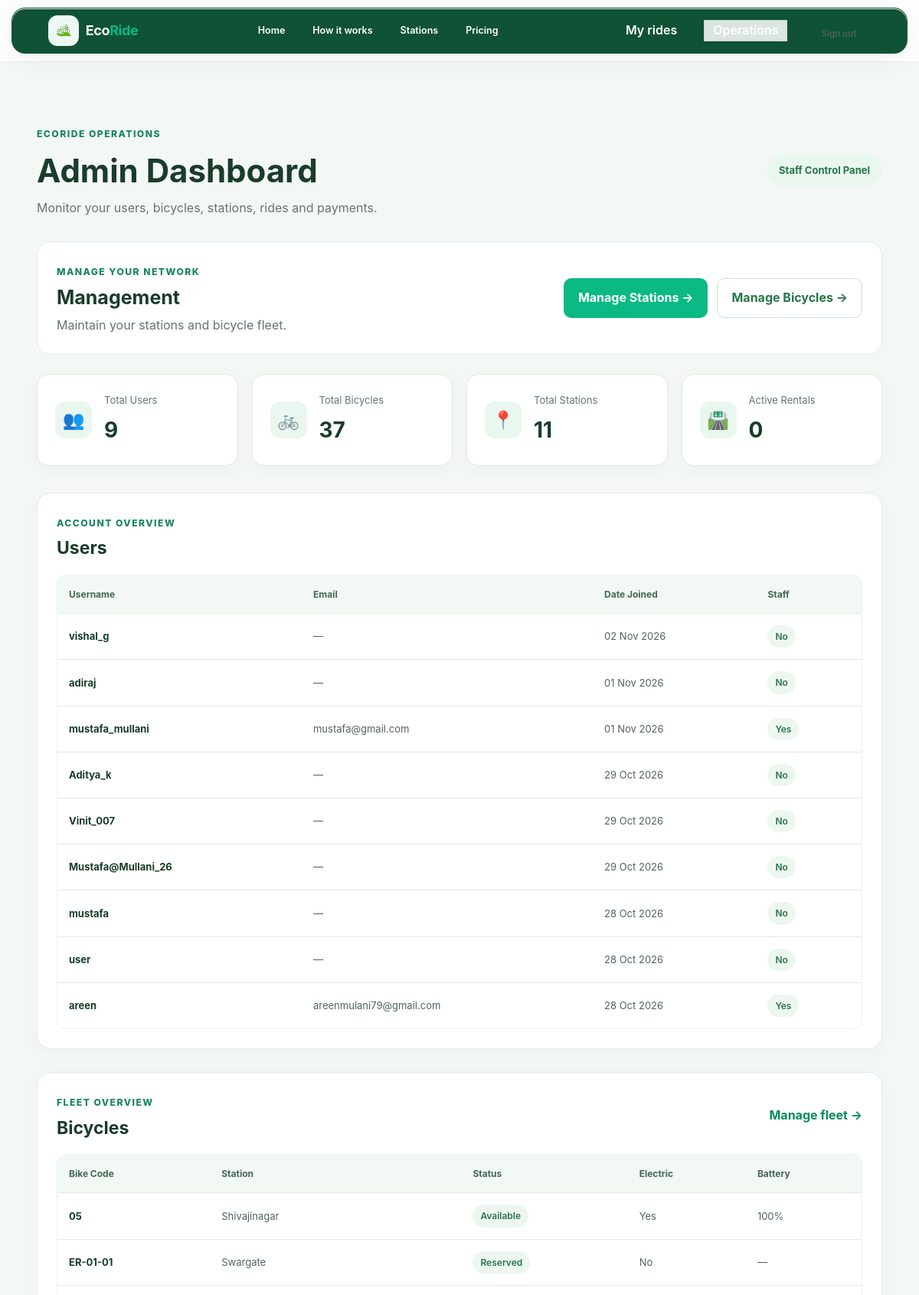
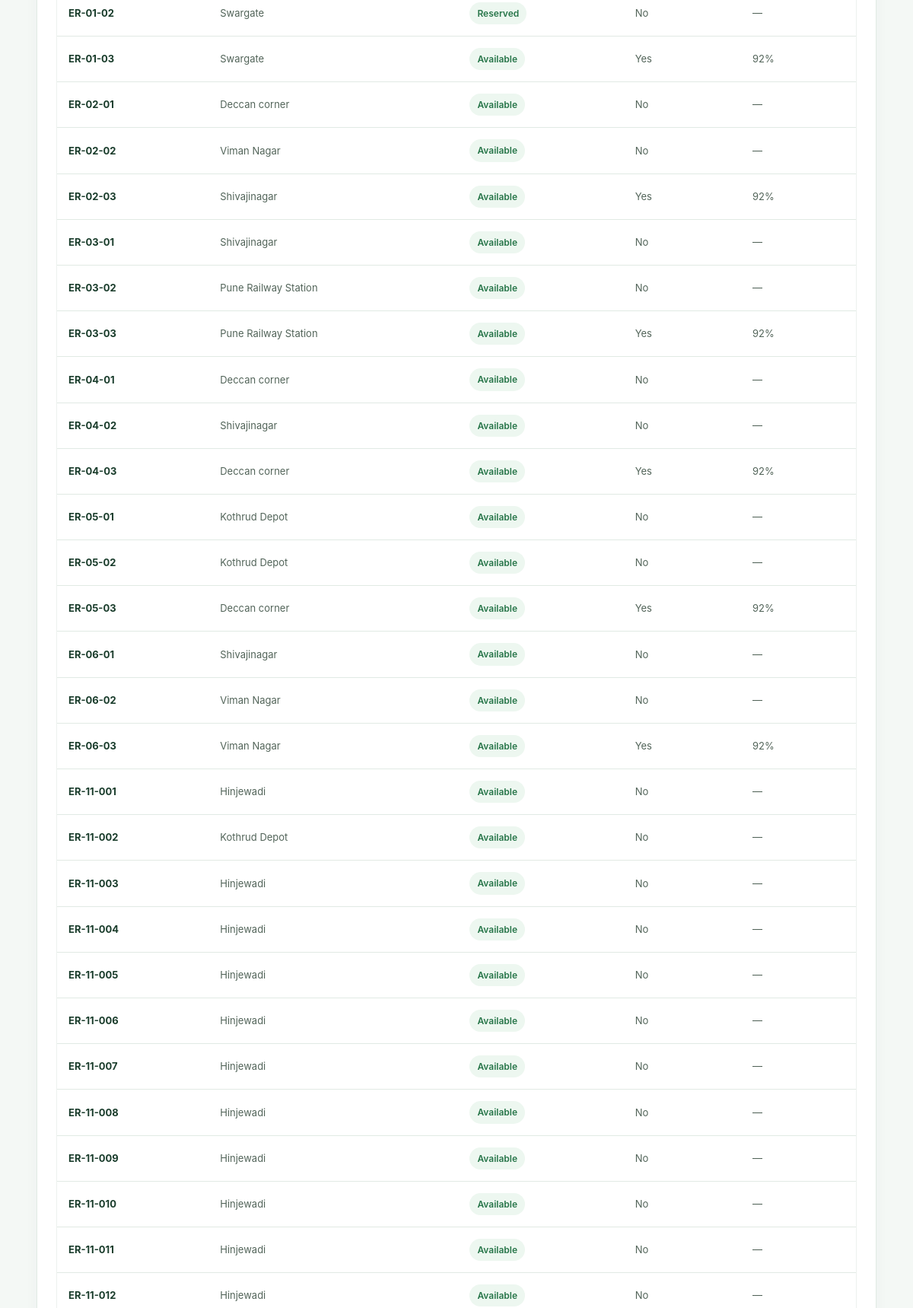
The page /staff/ (signed in, upper part) on the database its author committed (2 pictures, top to bottom).
### core/models.py (models this page shows, shortened)
class Bicycle(models.Model):
    class Status(models.TextChoices):
        AVAILABLE = "available", "Available"
        RESERVED = "reserved", "Reserved"
        RENTED = "rented", "Rented"
        MAINTENANCE = "maintenance", "Maintenance"
    station = models.ForeignKey(
        Station, related_name="bicycles", on_delete=models.PROTECT
    )
    code = models.CharField(max_length=30, unique=True)
    status = models.CharField(
        max_length=20, choices=Status.choices, default=Status.AVAILABLE
    )
    is_electric = models.BooleanField(default=False)
    battery_level = models.PositiveSmallIntegerField(default=100)
    class Meta:
        ordering = ["code"]
        constraints = [
            models.CheckConstraint(
                condition=Q(battery_level__lte=100), name="bike_battery_at_most_100"
            )
        ]

class Station(models.Model):
    name = models.CharField(max_length=100)
    address = models.CharField(max_length=255)
    latitude = models.DecimalField(max_digits=9, decimal_places=6)
    longitude = models.DecimalField(max_digits=9, decimal_places=6)
    capacity = models.PositiveIntegerField(default=12)
    is_active = models.BooleanField(default=True)
    class Meta:
        ordering = ["name"]
    @property
    def available_bike_count(self):
        return self.bicycles.filter(status=Bicycle.Status.AVAILABLE).count()

### core/views.py (the view)
# urls.py: path("staff/", views.staff_dashboard, name="staff_dashboard"),
@login_required
def staff_dashboard(request):
    if not request.user.is_staff:
        return HttpResponseForbidden("You are not authorized to access this page.")
    User = get_user_model()
    context = {
        "users": User.objects.all().order_by("-date_joined"),
        "bicycles": Bicycle.objects.select_related("station").all(),
        "stations": Station.objects.all(),
        "rentals": Rental.objects.select_related(
            "user", "bicycle", "start_station", "end_station"
        ).all(),
        "payments": Payment.objects.select_related("rental", "rental__user").all(),
        "total_users": User.objects.count(),
        "total_bicycles": Bicycle.objects.count(),
        "total_stations": Station.objects.count(),
        "active_rentals": Rental.objects.filter(
            status=Rental.Status.ACTIVE
        ).count(),
    }
    return render(request, "core/staff_dashboard.html", context)

### core/context_processors.py (called while the page is built)
def site_settings(request):
    return {
        "google_maps_api_key": settings.GOOGLE_MAPS_API_KEY,
        "razorpay_key_id": settings.RAZORPAY_KEY_ID,
        "payments_enabled": bool(
            settings.RAZORPAY_KEY_ID and settings.RAZORPAY_KEY_SECRET
        ),
    }

### core/models.py (called while the page is built)
    @property
    def amount_display(self):
        return Decimal(self.amount_minor_units) / Decimal("100")

### templates/core/staff_dashboard.html (shortened to what this page needs)
{% extends "base.html" %}
{% block content %}
<section class="eco-admin-page">
    <header class="eco-admin-header">
        <div>
            <span class="eco-eyebrow">EcoRide operations</span>
            <h1>Admin Dashboard</h1>
            <p>Monitor your users, bicycles, stations, rides and payments.</p>
        </div>
        <span class="eco-admin-badge">Staff Control Panel</span>
    </header>
    <section class="eco-admin-management">
        <div>
            <span class="eco-eyebrow">Manage your network</span>
            <h2>Management</h2>
            <p>Maintain your stations and bicycle fleet.</p>
        </div>
        <div class="eco-admin-actions">
            <a class="eco-primary-btn" href="{% url 'manage_stations' %}">
                Manage Stations →
            </a>
            <a class="eco-admin-secondary-btn" href="{% url 'manage_bicycles' %}">
                Manage Bicycles →
            </a>
        </div>
    </section>
    <section class="eco-admin-stats">
        <article class="eco-admin-stat-card">
            <span class="eco-admin-stat-icon">👥</span>
            <div>
                <p>Total Users</p>
                <strong>{{ total_users }}</strong>
            </div>
        </article>
        <article class="eco-admin-stat-card">
            <span class="eco-admin-stat-icon">🚲</span>
            <div>
                <p>Total Bicycles</p>
                <strong>{{ total_bicycles }}</strong>
            </div>
        </article>
        <article class="eco-admin-stat-card">
            <span class="eco-admin-stat-icon">📍</span>
            <div>
                <p>Total Stations</p>
                <strong>{{ total_stations }}</strong>
            </div>
        </article>
        <article class="eco-admin-stat-card">
            <span class="eco-admin-stat-icon">🛣️</span>
            <div>
                <p>Active Rentals</p>
                <strong>{{ active_rentals }}</strong>
            </div>
        </article>
    </section>
    <section class="eco-admin-section">
        <div class="eco-admin-section-heading">
            <div>
                <span class="eco-eyebrow">Account overview</span>
                <h2>Users</h2>
            </div>
        </div>
        <div class="eco-admin-table-wrap">
            <table class="eco-admin-table">
                <thead>
                    <tr>
                        <th>Username</th>
                        <th>Email</th>
                        <th>Date Joined</th>
                        <th>Staff</th>
                    </tr>
                </thead>
                <tbody>
                    {% for user in users %}
                    <tr>
                        <td><strong>{{ user.username }}</strong></td>
                        <td>{{ user.email|default:"—" }}</td>
                        <td>{{ user.date_joined|date:"d M Y" }}</td>
                        <td>
                            <span class="eco-admin-label">
                                {{ user.is_staff|yesno:"Yes,No" }}
                            </span>
                        </td>
                    </tr>
                    {% empty %}
                    <tr>
                        <td colspan="4" class="eco-admin-empty">
                            No users found.
                        </td>
                    </tr>
                    {% endfor %}
                </tbody>
            </table>
        </div>
    </section>
    <section class="eco-admin-section">
        <div class="eco-admin-section-heading">
            <div>
                <span class="eco-eyebrow">Fleet overview</span>
                <h2>Bicycles</h2>
            </div>
            <a class="eco-text-link" href="{% url 'manage_bicycles' %}">
                Manage fleet →
            </a>
        </div>
        <div class="eco-admin-table-wrap">
            <table class="eco-admin-table">
                <thead>
                    <tr>
                        <th>Bike Code</th>
                        <th>Station</th>
                        <th>Status</th>
                        <th>Electric</th>
                        <th>Battery</th>
                    </tr>
                </thead>
                <tbody>
                    {% for bike in bicycles %}
                    <tr>
                        <td><strong>{{ bike.code }}</strong></td>
                        <td>{{ bike.station.name }}</td>
                        <td>
                            <span class="eco-admin-label">
                                {{ bike.get_status_display }}
                            </span>
                        </td>
                        <td>{{ bike.is_electric|yesno:"Yes,No" }}</td>
                        <td>
                            {% if bike.is_electric %}
                                {{ bike.battery_level }}%
                            {% else %}
                                —
                            {% endif %}
                        </td>
                    </tr>
                    {% empty %}
                    <tr>
                        <td colspan="5" class="eco-admin-empty">
                            No bicycles found.
                        </td>
                    </tr>
                    {% endfor %}
                </tbody>
            </table>
        </div>
    </section>
</section>
{% endblock %}

### core/static/core/integrated/style.css (style rules this page uses)
* { margin: 0; padding: 0; box-sizing: border-box; }
html { scroll-behavior: smooth; overflow-x: hidden; }
body { font-family: -apple-system, BlinkMacSystemFont, "SF Pro Display", "Segoe UI", Roboto, Helvetica, Arial, sans-serif; background: #f7faf8; color: #17231f; overflow-x: hidden; }
button, a { font-family: inherit; }

### rows shown on the page
Bicycle: code "05", station.name "Shivajinagar", status "Available", is_electric "Yes", battery_level "100"
Bicycle: code "ER-01-01", station.name "Swargate", status "Reserved", is_electric "No"
Bicycle: code "ER-01-02", station.name "Swargate", status "Reserved", is_electric "No"
Bicycle: code "ER-01-03", station.name "Swargate", status "Available", is_electric "Yes", battery_level "92"
Bicycle: code "ER-02-01", station.name "Deccan corner", status "Available", is_electric "No"
Bicycle: code "ER-02-02", station.name "Viman Nagar", status "Available", is_electric "No"
Bicycle: code "ER-02-03", station.name "Shivajinagar", status "Available", is_electric "Yes", battery_level "92"
Bicycle: code "ER-03-01", station.name "Shivajinagar", status "Available", is_electric "No"
Bicycle: code "ER-03-02", station.name "Pune Railway Station", status "Available", is_electric "No"
Bicycle: code "ER-03-03", station.name "Pune Railway Station", status "Available", is_electric "Yes", battery_level "92"
Bicycle: code "ER-04-01", station.name "Deccan corner", status "Available", is_electric "No"
Bicycle: code "ER-04-02", station.name "Shivajinagar", status "Available", is_electric "No"
Bicycle: code "ER-04-03", station.name "Deccan corner", status "Available", is_electric "Yes", battery_level "92"
Bicycle: code "ER-05-01", station.name "Kothrud Depot", status "Available", is_electric "No"
Bicycle: code "ER-05-02", station.name "Kothrud Depot", status "Available", is_electric "No"
Bicycle: code "ER-05-03", station.name "Deccan corner", status "Available", is_electric "Yes", battery_level "92"
Bicycle: code "ER-06-01", station.name "Shivajinagar", status "Available", is_electric "No"
Bicycle: code "ER-06-02", station.name "Viman Nagar", status "Available", is_electric "No"
Bicycle: code "ER-06-03", station.name "Viman Nagar", status "Available", is_electric "Yes", battery_level "92"
Bicycle: code "ER-11-001", station.name "Hinjewadi", status "Available", is_electric "No"
Bicycle: code "ER-11-002", station.name "Kothrud Depot", status "Available", is_electric "No"
Bicycle: code "ER-11-003", station.name "Hinjewadi", status "Available", is_electric "No"
Bicycle: code "ER-11-004", station.name "Hinjewadi", status "Available", is_electric "No"
Bicycle: code "ER-11-005", station.name "Hinjewadi", status "Available", is_electric "No"
Bicycle: code "ER-11-006", station.name "Hinjewadi", status "Available", is_electric "No"
Bicycle: code "ER-11-007", station.name "Hinjewadi", status "Available", is_electric "No"
Bicycle: code "ER-11-008", station.name "Hinjewadi", status "Available", is_electric "No"
Bicycle: code "ER-11-009", station.name "Hinjewadi", status "Available", is_electric "No"
Bicycle: code "ER-11-010", station.name "Hinjewadi", status "Available", is_electric "No"
Bicycle: code "ER-11-011", station.name "Hinjewadi", status "Available", is_electric "No"
Bicycle: code "ER-11-012", station.name "Hinjewadi", status "Available", is_electric "No"

### other values the page prints
{{ total_users }} "9"
{{ total_bicycles }} "37"
{{ total_stations }} "11"
{{ active_rentals }} "0"
{{ user.username }} "vishal_g"
{{ user.email|default:"—" }} "—"
{{ user.date_joined|date:"d M Y" }} "02 Nov 2026"
{{ user.is_staff|yesno:"Yes,No" }} "No"
{{ user.username }} "adiraj"
{{ user.date_joined|date:"d M Y" }} "01 Nov 2026"
{{ user.username }} "mustafa_mullani"
{{ user.email|default:"—" }} "mustafa@gmail.com"
{{ user.is_staff|yesno:"Yes,No" }} "Yes"
{{ user.username }} "Aditya_k"
{{ user.date_joined|date:"d M Y" }} "29 Oct 2026"
